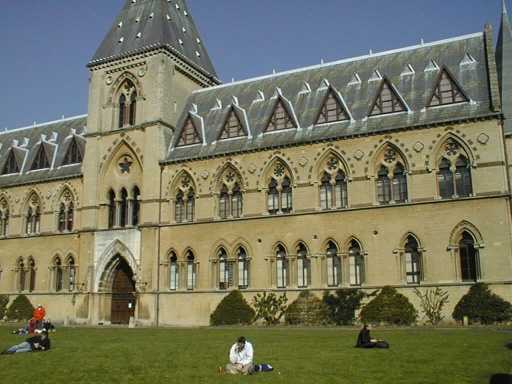
#> input picture assignment3/code/library1.jpg, 512 x 384 px
$ python part3.py
#> lines starting #> are read from the running program, lines starting #| are printed output that depends on the picture
import numpy as np
import matplotlib.pyplot as plt
from mpl_toolkits.mplot3d import Axes3D

def camera_centre(camera):
    U, S, V = np.linalg.svd(camera)
    return V[-1,:] / V[-1,-1]

option = "library"
#option = "house"

with open(option+"_matches.txt", "r") as f:
#> (reads assignment3/code/library_matches.txt from the repository)
    matches = np.array([[float(x) for x in line.split()] for line in f])

with open(option+"1_camera.txt", "r") as f:
#> (reads assignment3/code/library1_camera.txt from the repository)
    P1 = np.array([[float(x) for x in line.split()] for line in f])

with open(option+"2_camera.txt", "r") as f:
#> (reads assignment3/code/library2_camera.txt from the repository)
    P2 = np.array([[float(x) for x in line.split()] for line in f])

p31 = P1[2,:]
p21 = P1[1,:]
p11 = P1[0,:]
c1 = camera_centre(P1)

p32 = P2[2,:]
p22 = P2[1,:]
p12 = P2[0,:]
c2 = camera_centre(P2)

x1 = matches[:,0]
y1 = matches[:,1]
x2 = matches[:,2]
y2 = matches[:,3]

# PLOT
fig = plt.figure()
fig.set_size_inches(12.5, 8.5)

ax = fig.add_subplot(221)
ax.imshow(plt.imread(option+"1.jpg"))
ax = fig.add_subplot(222)
ax.imshow(plt.imread(option+"1.jpg"))
ax.scatter(x1, y1)

ax = fig.add_subplot(223)
ax.imshow(plt.imread(option+"2.jpg"))
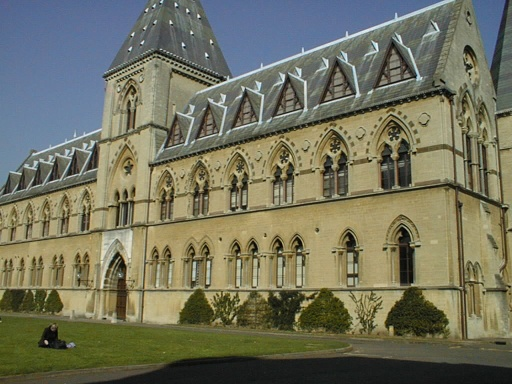
#> input picture assignment3/code/library2.jpg, 512 x 384 px
ax = fig.add_subplot(224)
ax.imshow(plt.imread(option+"2.jpg"))
ax.scatter(x2, y2)
fig.savefig(option+"Plot.png")
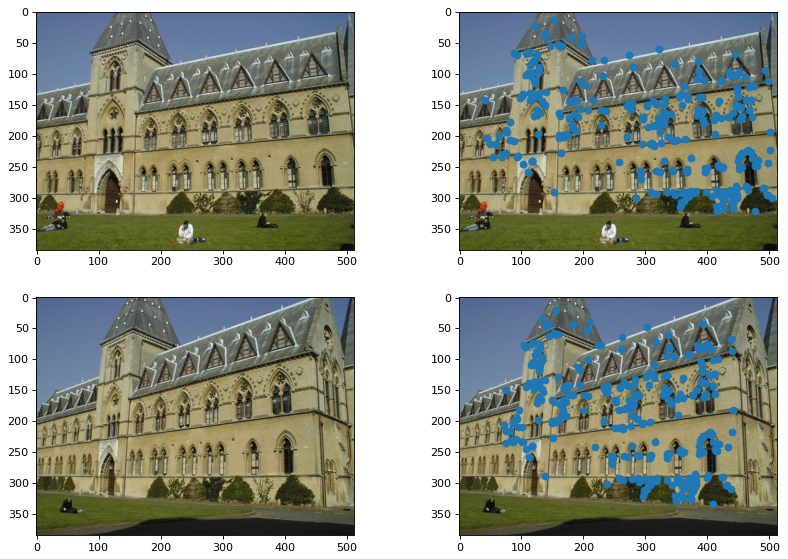
#> figure drawn by matplotlib, 4 panels


points = []
for i in range(matches.shape[0]):
    A = np.array([x1[i] * p31 - p11,
                  y1[i] * p31 - p21,
                  x2[i] * p32 - p12,
                  y2[i] * p32 - p22])
    U, S, V = np.linalg.svd(A)
    k = np.argmin(S)
    X = V[k,:] # Row wise since we technically have V transpose
    points.append(X)

points = np.array(points)

for col in range(points.shape[1]):
    points[:,col] = points[:,col] /points[:,-1]

if option is "house":
    x = -points[:, 2]
    y = points[:, 0]
    z = points[:, 1]
    # Camera centers
    cx1 = -c1[2]
    cy1 = c1[0]
    cz1 = c1[1]
    cx2 = -c2[2]
    cy2 = c2[0]
    cz2 = c2[1]
else:
    x = points[:, 2]
    y = points[:, 1]
    z = -points[:, 0]
    # Camera centers
    cx1 = c1[2]
    cy1 = c1[1]
    cz1 = -c1[0]
    cx2 = c2[2]
    cy2 = c2[1]
    cz2 = -c2[0]

fig = plt.figure()
fig.set_size_inches(12.5, 8.5)
ax = fig.add_subplot(111, projection = '3d')
ax.scatter(x, y, z, color="b", alpha=0.8)
ax.scatter(cx1, cy1, cz1, color="r", alpha=0.9)
ax.scatter(cx2, cy2, cz2, color="r", alpha=0.9)
for angle in np.arange(0, 180, 30):
    ax.view_init(30, -angle)
    fig.savefig(option+"3D_"+str(angle)+".png")
#> this loop made 6 passes
#> pass 1, `fig.savefig(option+"3D_"+str(angle)+".png")`:
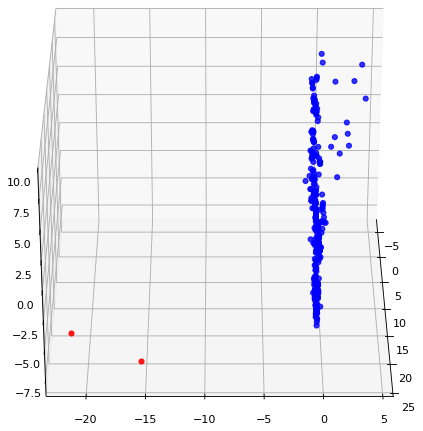
#> figure drawn by matplotlib, 1 panel
#> pass 2, `fig.savefig(option+"3D_"+str(angle)+".png")`:
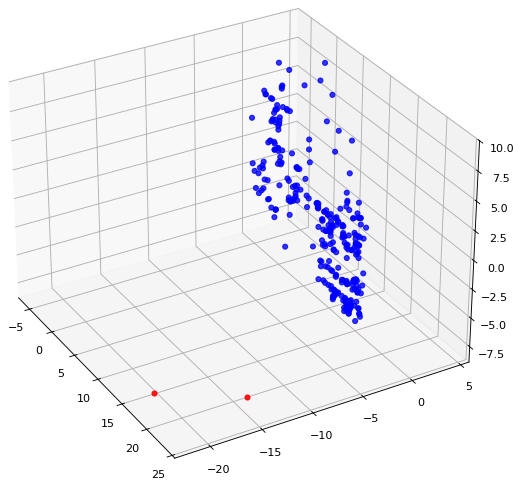
#> figure drawn by matplotlib, 1 panel
plt.show()
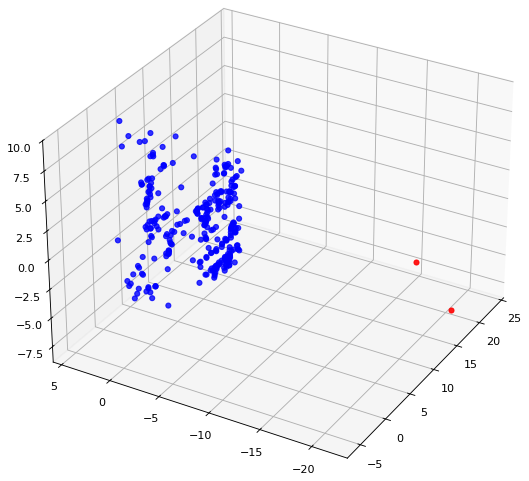
#> figure drawn by matplotlib, 1 panel
